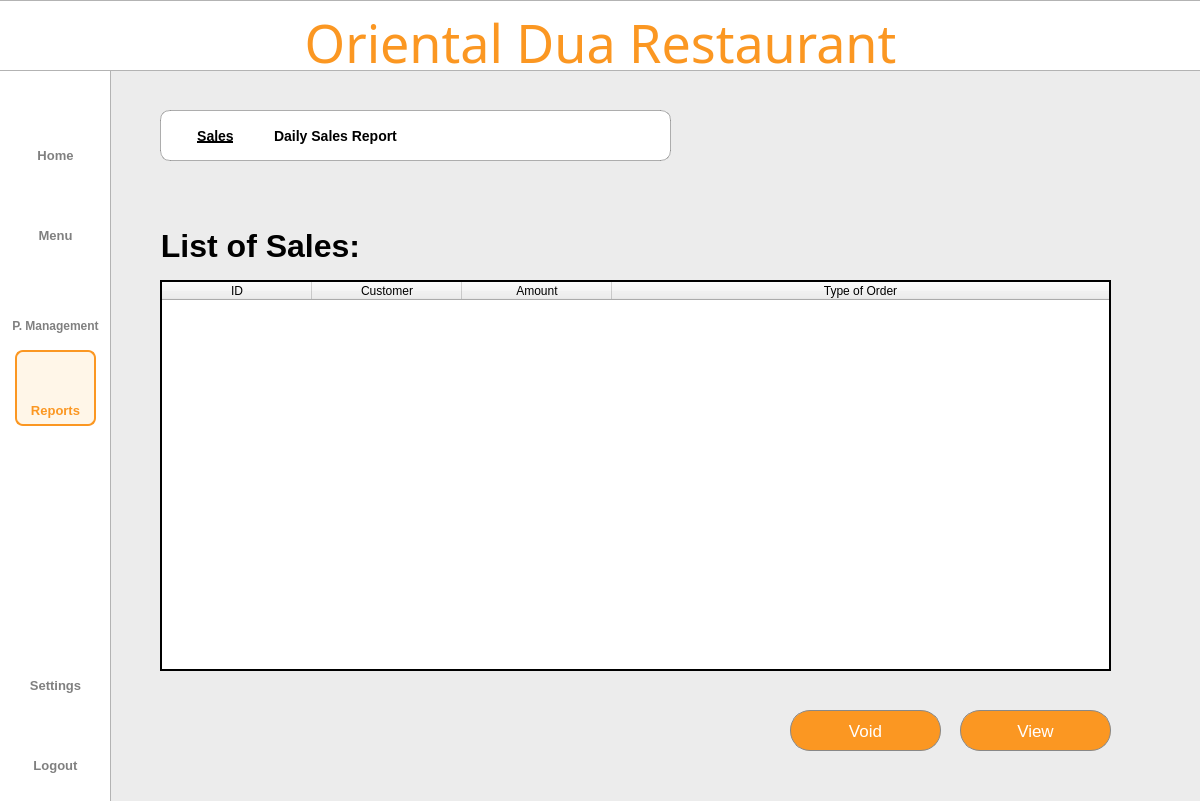
<?xml version="1.0" encoding="UTF-8"?>
<ui version="4.0">
 <class>Dialog</class>
 <widget class="QDialog" name="Dialog">
  <property name="geometry">
   <rect>
    <x>0</x>
    <y>0</y>
    <width>1200</width>
    <height>801</height>
   </rect>
  </property>
  <property name="windowTitle">
   <string>Dialog</string>
  </property>
  <widget class="QWidget" name="bgwidget" native="true">
   <property name="geometry">
    <rect>
     <x>0</x>
     <y>0</y>
     <width>1211</width>
     <height>801</height>
    </rect>
   </property>
   <property name="layoutDirection">
    <enum>Qt::LeftToRight</enum>
   </property>
   <property name="styleSheet">
    <string notr="true">QWidget#bgwidget{background-color: rgb(236, 236, 236);}

</string>
   </property>
   <widget class="QLabel" name="sidebar">
    <property name="geometry">
     <rect>
      <x>-10</x>
      <y>-30</y>
      <width>121</width>
      <height>891</height>
     </rect>
    </property>
    <property name="styleSheet">
     <string notr="true">background-color: rgb(255, 255, 255);
border: 1px solid rgba(0, 0, 0, 0.3);  </string>
    </property>
    <property name="text">
     <string/>
    </property>
   </widget>
   <widget class="QLabel" name="titlebar">
    <property name="geometry">
     <rect>
      <x>-2</x>
      <y>0</y>
      <width>1204</width>
      <height>71</height>
     </rect>
    </property>
    <property name="styleSheet">
     <string notr="true">background-color: rgb(255, 255, 255);
border: 1px solid rgba(0, 0, 0, 0.3);  </string>
    </property>
    <property name="text">
     <string/>
    </property>
   </widget>
   <widget class="QLabel" name="whitebg">
    <property name="geometry">
     <rect>
      <x>160</x>
      <y>110</y>
      <width>511</width>
      <height>51</height>
     </rect>
    </property>
    <property name="styleSheet">
     <string notr="true">background-color: rgb(255, 255, 255);
border: 1px solid rgba(0, 0, 0, 0.3);  
border-radius: 10px;  </string>
    </property>
    <property name="text">
     <string/>
    </property>
   </widget>
   <widget class="QLabel" name="title">
    <property name="geometry">
     <rect>
      <x>0</x>
      <y>10</y>
      <width>1201</width>
      <height>71</height>
     </rect>
    </property>
    <property name="styleSheet">
     <string notr="true">QLabel#title{
	color: #FB9722;
    font-family: Sacramento;
    font-size: 52px;
    font-weight: 400;
    padding-bottom: 5px;
    text-align: center;
}</string>
    </property>
    <property name="text">
     <string>Oriental Dua Restaurant</string>
    </property>
    <property name="alignment">
     <set>Qt::AlignCenter</set>
    </property>
    <property name="wordWrap">
     <bool>true</bool>
    </property>
   </widget>
   <widget class="QLabel" name="logoutIcon">
    <property name="geometry">
     <rect>
      <x>39</x>
      <y>715</y>
      <width>35</width>
      <height>35</height>
     </rect>
    </property>
    <property name="minimumSize">
     <size>
      <width>35</width>
      <height>35</height>
     </size>
    </property>
    <property name="maximumSize">
     <size>
      <width>35</width>
      <height>35</height>
     </size>
    </property>
    <property name="styleSheet">
     <string notr="true">QLabel#Pmanagementbtn{
    color: rgba(0,0,0, 0.5);
    font-family: 'Roboto';
    font-size: 11px;
    font-weight: 300;
}</string>
    </property>
    <property name="text">
     <string/>
    </property>
    <property name="pixmap">
     <pixmap resource="../resource.qrc">:/icon/icons/shutdown.png</pixmap>
    </property>
    <property name="scaledContents">
     <bool>true</bool>
    </property>
    <property name="alignment">
     <set>Qt::AlignCenter</set>
    </property>
   </widget>
   <widget class="QPushButton" name="logoutbtn">
    <property name="geometry">
     <rect>
      <x>15</x>
      <y>750</y>
      <width>81</width>
      <height>31</height>
     </rect>
    </property>
    <property name="styleSheet">
     <string notr="true">QPushButton{
    color: rgba(0,0,0, 0.5);
    font-family: 'Inter';
    font-size: 13px;
    font-weight: 500;
	border:none;
}

QPushButton:hover{
color: #FB9722;
border: 2px solid #FB9722;
border-radius: 8px;
background-color: rgba(255, 167, 25, 0.1);
}</string>
    </property>
    <property name="text">
     <string>Logout</string>
    </property>
   </widget>
   <widget class="QPushButton" name="settingsbtn">
    <property name="geometry">
     <rect>
      <x>15</x>
      <y>670</y>
      <width>81</width>
      <height>31</height>
     </rect>
    </property>
    <property name="styleSheet">
     <string notr="true">QPushButton{
    color: rgba(0,0,0, 0.5);
    font-family: 'Inter';
    font-size: 13px;
    font-weight: 500;
	border:none;
}

QPushButton:hover{
color: #FB9722;
border: 2px solid #FB9722;
border-radius: 8px;
background-color: rgba(255, 167, 25, 0.1);
}</string>
    </property>
    <property name="text">
     <string>Settings</string>
    </property>
   </widget>
   <widget class="QLabel" name="settingIcon">
    <property name="geometry">
     <rect>
      <x>39</x>
      <y>634</y>
      <width>35</width>
      <height>35</height>
     </rect>
    </property>
    <property name="minimumSize">
     <size>
      <width>35</width>
      <height>35</height>
     </size>
    </property>
    <property name="maximumSize">
     <size>
      <width>35</width>
      <height>35</height>
     </size>
    </property>
    <property name="styleSheet">
     <string notr="true">QLabel#Pmanagementbtn{
    color: rgba(0,0,0, 0.5);
    font-family: 'Roboto';
    font-size: 11px;
    font-weight: 300;
}</string>
    </property>
    <property name="text">
     <string/>
    </property>
    <property name="pixmap">
     <pixmap resource="../resource.qrc">:/icon/icons/settings.png</pixmap>
    </property>
    <property name="scaledContents">
     <bool>true</bool>
    </property>
    <property name="alignment">
     <set>Qt::AlignCenter</set>
    </property>
   </widget>
   <widget class="QPushButton" name="menubtn">
    <property name="geometry">
     <rect>
      <x>15</x>
      <y>220</y>
      <width>81</width>
      <height>31</height>
     </rect>
    </property>
    <property name="styleSheet">
     <string notr="true">QPushButton{
    color: rgba(0,0,0, 0.5);
    font-family: 'Inter';
    font-size: 13px;
    font-weight: 500;
	border:none;
}

QPushButton:hover{
color: #FB9722;
border: 2px solid #FB9722;
border-radius: 8px;
background-color: rgba(255, 167, 25, 0.1);
}</string>
    </property>
    <property name="text">
     <string>Menu</string>
    </property>
   </widget>
   <widget class="QLabel" name="p_mIcon">
    <property name="geometry">
     <rect>
      <x>37</x>
      <y>270</y>
      <width>40</width>
      <height>40</height>
     </rect>
    </property>
    <property name="minimumSize">
     <size>
      <width>40</width>
      <height>40</height>
     </size>
    </property>
    <property name="maximumSize">
     <size>
      <width>40</width>
      <height>40</height>
     </size>
    </property>
    <property name="styleSheet">
     <string notr="true">QLabel#Pmanagementbtn{
    color: rgba(0,0,0, 0.5);
    font-family: 'Roboto';
    font-size: 11px;
    font-weight: 300;
}</string>
    </property>
    <property name="text">
     <string/>
    </property>
    <property name="pixmap">
     <pixmap resource="../resource.qrc">:/icon/icons/productm.png</pixmap>
    </property>
    <property name="scaledContents">
     <bool>true</bool>
    </property>
    <property name="alignment">
     <set>Qt::AlignCenter</set>
    </property>
   </widget>
   <widget class="QPushButton" name="p_managementbtn">
    <property name="geometry">
     <rect>
      <x>5</x>
      <y>310</y>
      <width>101</width>
      <height>31</height>
     </rect>
    </property>
    <property name="styleSheet">
     <string notr="true">QPushButton{
    color: rgba(0,0,0, 0.5);
    font-family: 'Inter';
    font-size: 12px;
    font-weight: 500;
	border:none;
}

QPushButton:hover{
color: #FB9722;
border: 2px solid #FB9722;
border-radius: 8px;
background-color: rgba(255, 167, 25, 0.1);
}</string>
    </property>
    <property name="text">
     <string>P. Management</string>
    </property>
   </widget>
   <widget class="QLabel" name="homeIcon">
    <property name="geometry">
     <rect>
      <x>40</x>
      <y>110</y>
      <width>30</width>
      <height>30</height>
     </rect>
    </property>
    <property name="minimumSize">
     <size>
      <width>30</width>
      <height>30</height>
     </size>
    </property>
    <property name="maximumSize">
     <size>
      <width>35</width>
      <height>35</height>
     </size>
    </property>
    <property name="styleSheet">
     <string notr="true">QLabel#Pmanagementbtn{
    color: rgba(0,0,0, 0.5);
    font-family: 'Roboto';
    font-size: 11px;
    font-weight: 300;
}</string>
    </property>
    <property name="text">
     <string/>
    </property>
    <property name="pixmap">
     <pixmap resource="../resource.qrc">:/icon/icons/home.png</pixmap>
    </property>
    <property name="scaledContents">
     <bool>true</bool>
    </property>
    <property name="alignment">
     <set>Qt::AlignCenter</set>
    </property>
   </widget>
   <widget class="QPushButton" name="reportbtn">
    <property name="geometry">
     <rect>
      <x>15</x>
      <y>395</y>
      <width>81</width>
      <height>31</height>
     </rect>
    </property>
    <property name="styleSheet">
     <string notr="true">QPushButton{
    color: #FB9722;;
    font-family: 'Inter';
    font-size: 13px;
    font-weight: 500;
	border:none;
}
</string>
    </property>
    <property name="text">
     <string>Reports</string>
    </property>
   </widget>
   <widget class="QPushButton" name="homebtn">
    <property name="geometry">
     <rect>
      <x>15</x>
      <y>140</y>
      <width>81</width>
      <height>31</height>
     </rect>
    </property>
    <property name="styleSheet">
     <string notr="true">QPushButton{
    color: rgba(0,0,0, 0.5);
    font-family: 'Inter';
    font-size: 13px;
    font-weight: 500;
	border:none;
}

QPushButton:hover{
color: #FB9722;
border: 2px solid #FB9722;
border-radius: 8px;
background-color: rgba(255, 167, 25, 0.1);
}</string>
    </property>
    <property name="text">
     <string>Home</string>
    </property>
   </widget>
   <widget class="QLabel" name="reportIcon">
    <property name="geometry">
     <rect>
      <x>39</x>
      <y>360</y>
      <width>35</width>
      <height>35</height>
     </rect>
    </property>
    <property name="minimumSize">
     <size>
      <width>35</width>
      <height>35</height>
     </size>
    </property>
    <property name="maximumSize">
     <size>
      <width>35</width>
      <height>35</height>
     </size>
    </property>
    <property name="styleSheet">
     <string notr="true">QLabel#Pmanagementbtn{
    color: rgba(0,0,0, 0.5);
    font-family: 'Roboto';
    font-size: 11px;
    font-weight: 300;
}</string>
    </property>
    <property name="text">
     <string/>
    </property>
    <property name="pixmap">
     <pixmap resource="../resource.qrc">:/icon/icons/report2.png</pixmap>
    </property>
    <property name="scaledContents">
     <bool>true</bool>
    </property>
    <property name="alignment">
     <set>Qt::AlignCenter</set>
    </property>
   </widget>
   <widget class="QLabel" name="menuIcon">
    <property name="geometry">
     <rect>
      <x>40</x>
      <y>190</y>
      <width>30</width>
      <height>30</height>
     </rect>
    </property>
    <property name="minimumSize">
     <size>
      <width>30</width>
      <height>30</height>
     </size>
    </property>
    <property name="maximumSize">
     <size>
      <width>35</width>
      <height>35</height>
     </size>
    </property>
    <property name="styleSheet">
     <string notr="true">QLabel#Pmanagementbtn{
    color: rgba(0,0,0, 0.5);
    font-family: 'Roboto';
    font-size: 11px;
    font-weight: 300;
}</string>
    </property>
    <property name="text">
     <string/>
    </property>
    <property name="pixmap">
     <pixmap resource="../resource.qrc">:/icon/icons/menu.png</pixmap>
    </property>
    <property name="scaledContents">
     <bool>true</bool>
    </property>
    <property name="alignment">
     <set>Qt::AlignCenter</set>
    </property>
   </widget>
   <widget class="QPushButton" name="salesbtn">
    <property name="geometry">
     <rect>
      <x>180</x>
      <y>120</y>
      <width>71</width>
      <height>31</height>
     </rect>
    </property>
    <property name="styleSheet">
     <string notr="true">QPushButton{
    color: rgba(0,0,0, 1);
    font-family: 'Roboto';
    font-size: 14px;
    font-weight: 500;
	border:none;
	text-decoration:underline;
}
</string>
    </property>
    <property name="text">
     <string>Sales</string>
    </property>
   </widget>
   <widget class="QPushButton" name="DSRbtn">
    <property name="geometry">
     <rect>
      <x>260</x>
      <y>120</y>
      <width>151</width>
      <height>31</height>
     </rect>
    </property>
    <property name="styleSheet">
     <string notr="true">QPushButton{
    color: rgba(0,0,0, 1);
    font-family: 'Roboto';
    font-size: 14px;
    font-weight: 500;
	border:none;
}
</string>
    </property>
    <property name="text">
     <string>Daily Sales Report</string>
    </property>
   </widget>
   <widget class="QLabel" name="listofsale">
    <property name="geometry">
     <rect>
      <x>160</x>
      <y>220</y>
      <width>201</width>
      <height>51</height>
     </rect>
    </property>
    <property name="styleSheet">
     <string notr="true">QLabel#listofsale{
    color: #000000;
    font-family: 'Inter';
    font-size: 32px;
    font-weight: 500;
}</string>
    </property>
    <property name="text">
     <string>List of Sales:</string>
    </property>
    <property name="alignment">
     <set>Qt::AlignCenter</set>
    </property>
   </widget>
   <widget class="QTableWidget" name="tableWidget">
    <property name="geometry">
     <rect>
      <x>160</x>
      <y>280</y>
      <width>951</width>
      <height>391</height>
     </rect>
    </property>
    <property name="frameShape">
     <enum>QFrame::WinPanel</enum>
    </property>
    <property name="frameShadow">
     <enum>QFrame::Plain</enum>
    </property>
    <property name="alternatingRowColors">
     <bool>true</bool>
    </property>
    <property name="showGrid">
     <bool>true</bool>
    </property>
    <property name="gridStyle">
     <enum>Qt::SolidLine</enum>
    </property>
    <property name="sortingEnabled">
     <bool>false</bool>
    </property>
    <attribute name="horizontalHeaderCascadingSectionResizes">
     <bool>true</bool>
    </attribute>
    <attribute name="horizontalHeaderMinimumSectionSize">
     <number>100</number>
    </attribute>
    <attribute name="horizontalHeaderDefaultSectionSize">
     <number>150</number>
    </attribute>
    <attribute name="horizontalHeaderStretchLastSection">
     <bool>true</bool>
    </attribute>
    <attribute name="verticalHeaderVisible">
     <bool>false</bool>
    </attribute>
    <column>
     <property name="text">
      <string>ID</string>
     </property>
    </column>
    <column>
     <property name="text">
      <string>Customer</string>
     </property>
    </column>
    <column>
     <property name="text">
      <string>Amount</string>
     </property>
    </column>
    <column>
     <property name="text">
      <string>Type of Order</string>
     </property>
    </column>
   </widget>
   <widget class="QPushButton" name="voidbtn">
    <property name="geometry">
     <rect>
      <x>790</x>
      <y>710</y>
      <width>151</width>
      <height>41</height>
     </rect>
    </property>
    <property name="styleSheet">
     <string notr="true">QPushButton{
	color: #FFFFFF;
    background-color: #FB9722;
    border: 1px solid #888888;
    border-radius: 20px;
	font-family: 'Inter';
    font-size: 17px;
    font-weight: 400;
}
QPushButton:hover {
	background-color: rgb(255, 167, 25);
}

QPushButton:pressed {
 	background-color: #FB9722;
}</string>
    </property>
    <property name="text">
     <string>Void</string>
    </property>
   </widget>
   <widget class="QPushButton" name="viewbtn">
    <property name="geometry">
     <rect>
      <x>960</x>
      <y>710</y>
      <width>151</width>
      <height>41</height>
     </rect>
    </property>
    <property name="styleSheet">
     <string notr="true">QPushButton{
	color: #FFFFFF;
    background-color: #FB9722;
    border: 1px solid #888888;
    border-radius: 20px;
	font-family: 'Inter';
    font-size: 17px;
    font-weight: 400;
}
QPushButton:hover {
	background-color: rgb(255, 167, 25);
}

QPushButton:pressed {
 	background-color: #FB9722;
}</string>
    </property>
    <property name="text">
     <string>View</string>
    </property>
   </widget>
   <widget class="QLabel" name="label_2">
    <property name="geometry">
     <rect>
      <x>15</x>
      <y>350</y>
      <width>81</width>
      <height>76</height>
     </rect>
    </property>
    <property name="styleSheet">
     <string notr="true">QLabel{
	background-color: rgba(255, 167, 25, 0.1);
	border: 2px solid #FB9722;
	border-radius: 8px;
}</string>
    </property>
    <property name="text">
     <string/>
    </property>
   </widget>
   <zorder>sidebar</zorder>
   <zorder>titlebar</zorder>
   <zorder>whitebg</zorder>
   <zorder>title</zorder>
   <zorder>logoutIcon</zorder>
   <zorder>logoutbtn</zorder>
   <zorder>settingsbtn</zorder>
   <zorder>settingIcon</zorder>
   <zorder>menubtn</zorder>
   <zorder>p_mIcon</zorder>
   <zorder>p_managementbtn</zorder>
   <zorder>homeIcon</zorder>
   <zorder>homebtn</zorder>
   <zorder>menuIcon</zorder>
   <zorder>salesbtn</zorder>
   <zorder>DSRbtn</zorder>
   <zorder>listofsale</zorder>
   <zorder>tableWidget</zorder>
   <zorder>voidbtn</zorder>
   <zorder>viewbtn</zorder>
   <zorder>label_2</zorder>
   <zorder>reportIcon</zorder>
   <zorder>reportbtn</zorder>
  </widget>
 </widget>
 <resources>
  <include location="../resource.qrc"/>
 </resources>
 <connections/>
</ui>
